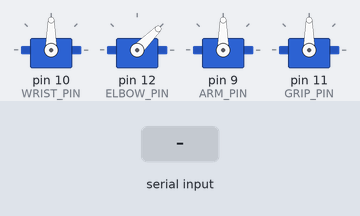
Recording of a sketch running on a simulated Arduino Uno, built with avr-gcc and run on an emulated ATmega328P. Shown: 4 × servo. Inputs (shaded band) come from the test bench. What the sketch prints to the serial monitor is not drawn.

Above: at 1.7 s.
1.8 s: "A" received over Serial
At 3.1 s:
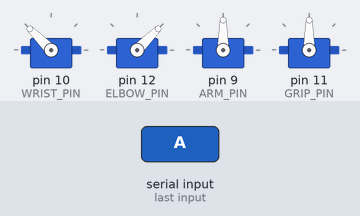
3.7 s: byte 74 ('J') received over Serial
At 5.5 s:
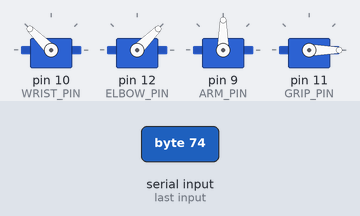
6.0 s: "B" received over Serial
At 8.1 s:
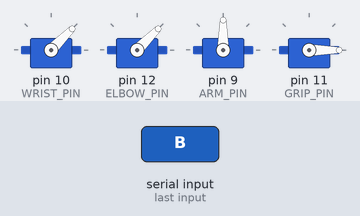
8.4 s: "C" received over Serial
At 9.7 s:
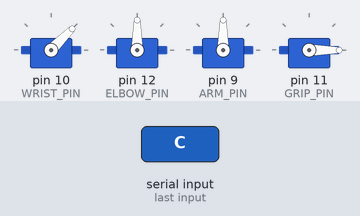
10.3 s: "D" received over Serial
At 11.5 s:
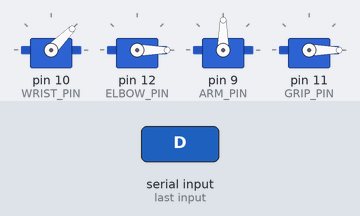
12.7 s: "G" received over Serial
At 13.7 s:
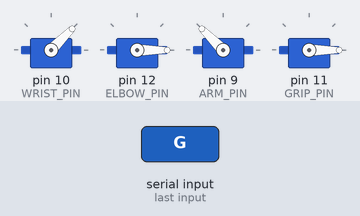
Timing chart, 0 to 15.6 s (numbered marks = the images above; inputs shaded):
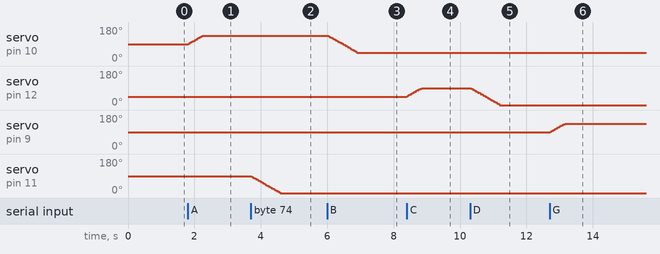

The sketch:

step5_arm_commands.ino
```cpp
// ═══════════════════════════════════════════════════════════
// STEP 5 — Arm Commands (Letter-Based + Smooth Stepping)
//
// WHAT THIS DOES:
//   Instead of selecting a joint and pressing +/-, each joint
//   now has its own letter commands. This lets the GUI send
//   precise commands directly (no "select then nudge" needed).
//
//   The servo also moves SMOOTHLY now — instead of jumping
//   5° at a time, it glides in small steps using a timer.
//
// WHAT YOU LEARN:
//   - Direction variables (-1 / 0 / +1) for smooth motion
//   - millis() timing — the Arduino's built-in stopwatch
//   - Step size control (bigger steps = faster movement)
//
// HOW TO TEST:
//   1. Upload to Arduino
//   2. Open Serial Monitor (9600 baud)
//   3. Send A → wrist starts moving up (continuously!)
//   4. Send a → wrist stops
//   5. Send 5 → set step size to 5 degrees (faster)
//   6. Send A → wrist moves up faster now
//   7. Send a → wrist stops
//
// COMMANDS:
//   Wrist:  A = up    B = down    a = stop
//   Elbow:  C = up    D = down    c = stop
//   Arm:    G = up    H = down    g = stop
//   Grip:   I = open  J = close   i = stop
//   Speed:  1 / 2 / 3 / 4 / 5 = degrees per step
// ═══════════════════════════════════════════════════════════

#include <Servo.h>


// ── WRIST SETTINGS ───────────────────────────────────────
const int WRIST_PIN   = 10;
const int WRIST_MIN   = 45;
const int WRIST_MAX   = 135;
const int WRIST_START = 90;

// ── ELBOW SETTINGS ───────────────────────────────────────
const int ELBOW_PIN   = 12;
const int ELBOW_MIN   = 0;
const int ELBOW_MAX   = 90;
const int ELBOW_START = 45;

// ── ARM SETTINGS ─────────────────────────────────────────
const int ARM_PIN   = 9;
const int ARM_MIN   = 70;
const int ARM_MAX   = 135;
const int ARM_START = 90;

// ── GRIP SETTINGS ────────────────────────────────────────
const int GRIP_PIN   = 11;
const int GRIP_MIN   = 0;
const int GRIP_MAX   = 180;
const int GRIP_START = 90;


// ── SERVO OBJECTS (one per joint) ────────────────────────
Servo wristServo;
Servo elbowServo;
Servo armServo;
Servo gripServo;

// ── ANGLE TRACKING (current position of each joint) ─────
int wristAngle = WRIST_START;
int elbowAngle = ELBOW_START;
int armAngle   = ARM_START;
int gripAngle  = GRIP_START;


// ═══ NEW IN THIS STEP ═══════════════════════════════════

// ── DIRECTION VARIABLES ──────────────────────────────────
// Each joint has a direction:
//   +1 = moving up (or opening for grip)
//    0 = stopped / idle
//   -1 = moving down (or closing for grip)
//
// When you send 'A', wristDir becomes +1 and the wrist
// starts moving up. When you send 'a', it becomes 0 and stops.
int wristDir = 0;
int elbowDir = 0;
int armDir   = 0;
int gripDir  = 0;

// ── STEP SIZE ────────────────────────────────────────────
// How many degrees to move each "tick" (each step).
// Range: 1 (slow, precise) to 5 (fast, coarse).
// Default is 2 degrees per tick.
int stepDeg = 2;

// ── TIMING ───────────────────────────────────────────────
// SERVO_INTERVAL = how many milliseconds between steps.
// 20ms = 50 steps per second — smooth and responsive.
//
// millis() returns the number of milliseconds since the
// Arduino powered on. We use it like a stopwatch:
// "Has enough time passed since the last step?"
const unsigned long SERVO_INTERVAL = 20;
unsigned long lastServoTick = 0;

// ═════════════════════════════════════════════════════════


// ══════════════════════════════════════════════════════════
// SETUP
// ══════════════════════════════════════════════════════════
void setup() {
  Serial.begin(9600);

  // Connect and position each servo.
  wristServo.attach(WRIST_PIN);
  wristServo.write(wristAngle);

  elbowServo.attach(ELBOW_PIN);
  elbowServo.write(elbowAngle);

  armServo.attach(ARM_PIN);
  armServo.write(armAngle);

  gripServo.attach(GRIP_PIN);
  gripServo.write(gripAngle);

  // Wait for servos to reach their start positions.
  delay(500);

  Serial.println("Step 5 ready — A/B/a C/D/c G/H/g I/J/i, 1-5 step size");
}


// ══════════════════════════════════════════════════════════
// LOOP
// ══════════════════════════════════════════════════════════
void loop() {

  // ── Read any incoming command ──
  if (Serial.available() > 0) {
    char cmd = Serial.read();
    handleCommand(cmd);
  }

  // ═══ NEW IN THIS STEP ═════════════════════════════════
  // ── SMOOTH STEPPING WITH millis() ──────────────────────
  // Instead of moving instantly when a command arrives,
  // we move a tiny bit every 20 milliseconds.
  // This creates smooth, continuous motion.
  unsigned long now = millis();
  if (now - lastServoTick >= SERVO_INTERVAL) {
    lastServoTick = now;
    moveServos();
  }
  // ═══════════════════════════════════════════════════════
}


// ═══ NEW IN THIS STEP ═══════════════════════════════════

// ══════════════════════════════════════════════════════════
// HANDLE COMMAND — decide what to do with each letter
// ══════════════════════════════════════════════════════════
void handleCommand(char cmd) {

  switch (cmd) {

    // ── WRIST COMMANDS ──
    // Uppercase = start moving, lowercase = stop
    case 'A':                    // Wrist UP
      wristDir = 1;
      Serial.println("Wrist UP");
      break;
    case 'B':                    // Wrist DOWN
      wristDir = -1;
      Serial.println("Wrist DOWN");
      break;
    case 'a':                    // Wrist STOP
      wristDir = 0;
      Serial.println("Wrist STOP");
      break;

    // ── ELBOW COMMANDS ──
    case 'C':                    // Elbow UP
      elbowDir = 1;
      Serial.println("Elbow UP");
      break;
    case 'D':                    // Elbow DOWN
      elbowDir = -1;
      Serial.println("Elbow DOWN");
      break;
    case 'c':                    // Elbow STOP
      elbowDir = 0;
      Serial.println("Elbow STOP");
      break;

    // ── ARM COMMANDS ──
    case 'G':                    // Arm UP
      armDir = 1;
      Serial.println("Arm UP");
      break;
    case 'H':                    // Arm DOWN
      armDir = -1;
      Serial.println("Arm DOWN");
      break;
    case 'g':                    // Arm STOP
      armDir = 0;
      Serial.println("Arm STOP");
      break;

    // ── GRIP COMMANDS ──
    case 'I':                    // Grip OPEN
      gripDir = 1;
      Serial.println("Grip OPEN");
      break;
    case 'J':                    // Grip CLOSE
      gripDir = -1;
      Serial.println("Grip CLOSE");
      break;
    case 'i':                    // Grip STOP
      gripDir = 0;
      Serial.println("Grip STOP");
      break;

    // ── STEP SIZE COMMANDS ──
    // Bigger number = faster movement (more degrees per tick).
    case '1': stepDeg = 1; Serial.println("Step size: 1 deg"); break;
    case '2': stepDeg = 2; Serial.println("Step size: 2 deg"); break;
    case '3': stepDeg = 3; Serial.println("Step size: 3 deg"); break;
    case '4': stepDeg = 4; Serial.println("Step size: 4 deg"); break;
    case '5': stepDeg = 5; Serial.println("Step size: 5 deg"); break;
  }
}


// ══════════════════════════════════════════════════════════
// MOVE SERVOS — called every 20ms by the timer in loop()
// ══════════════════════════════════════════════════════════
// For each joint: if the direction is not zero, calculate
// the next angle, clamp it within limits, and move the servo.
void moveServos() {

  // ── WRIST ──
  if (wristDir != 0) {
    // Calculate the next angle:
    //   current angle + (direction * step size)
    //   Example: 90 + (1 * 2) = 92 degrees
    int next = wristAngle + (wristDir * stepDeg);
    // Clamp: don't go below min or above max
    if (next < WRIST_MIN) next = WRIST_MIN;
    if (next > WRIST_MAX) next = WRIST_MAX;
    // Only move if the angle actually changed
    // (prevents unnecessary writes when at a limit)
    if (next != wristAngle) {
      wristAngle = next;
      wristServo.write(wristAngle);
    }
  }

  // ── ELBOW ──
  if (elbowDir != 0) {
    int next = elbowAngle + (elbowDir * stepDeg);
    if (next < ELBOW_MIN) next = ELBOW_MIN;
    if (next > ELBOW_MAX) next = ELBOW_MAX;
    if (next != elbowAngle) {
      elbowAngle = next;
      elbowServo.write(elbowAngle);
    }
  }

  // ── ARM ──
  if (armDir != 0) {
    int next = armAngle + (armDir * stepDeg);
    if (next < ARM_MIN) next = ARM_MIN;
    if (next > ARM_MAX) next = ARM_MAX;
    if (next != armAngle) {
      armAngle = next;
      armServo.write(armAngle);
    }
  }

  // ── GRIP ──
  if (gripDir != 0) {
    int next = gripAngle + (gripDir * stepDeg);
    if (next < GRIP_MIN) next = GRIP_MIN;
    if (next > GRIP_MAX) next = GRIP_MAX;
    if (next != gripAngle) {
      gripAngle = next;
      gripServo.write(gripAngle);
    }
  }
}

// ═════════════════════════════════════════════════════════
```

Measured:
- after the input at 1.8 s, servo on pin 10 (WRIST_PIN): moves from 90° to 135° over 0.44 s, starting at once
- after the input at 3.7 s, servo on pin 11 (GRIP_PIN): moves from 90° to 0° over 0.88 s, starting at once
- after the input at 6.0 s, servo on pin 10 (WRIST_PIN): moves from 135° to 45° over 0.88 s, starting at once
- after the input at 8.4 s, servo on pin 12 (ELBOW_PIN): moves from 45° to 90° over 0.44 s, starting at once
- after the input at 10.3 s, servo on pin 12 (ELBOW_PIN): moves from 90° to 0° over 0.88 s, starting at once
- after the input at 12.7 s, servo on pin 9 (ARM_PIN): moves from 90° to 135° over 0.44 s, starting at once
